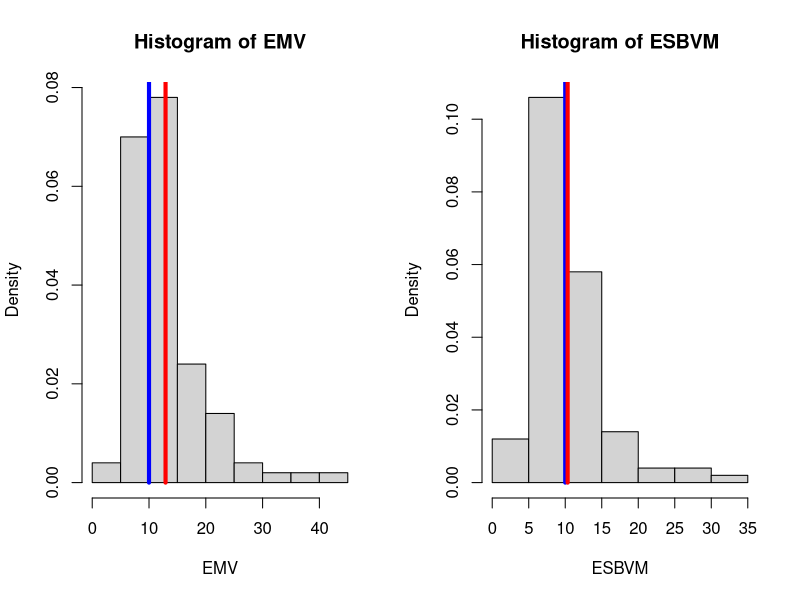
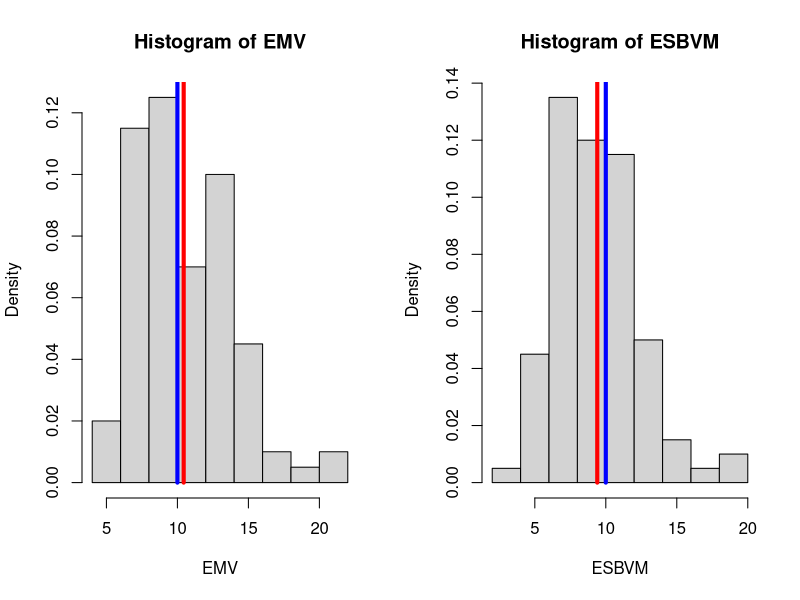
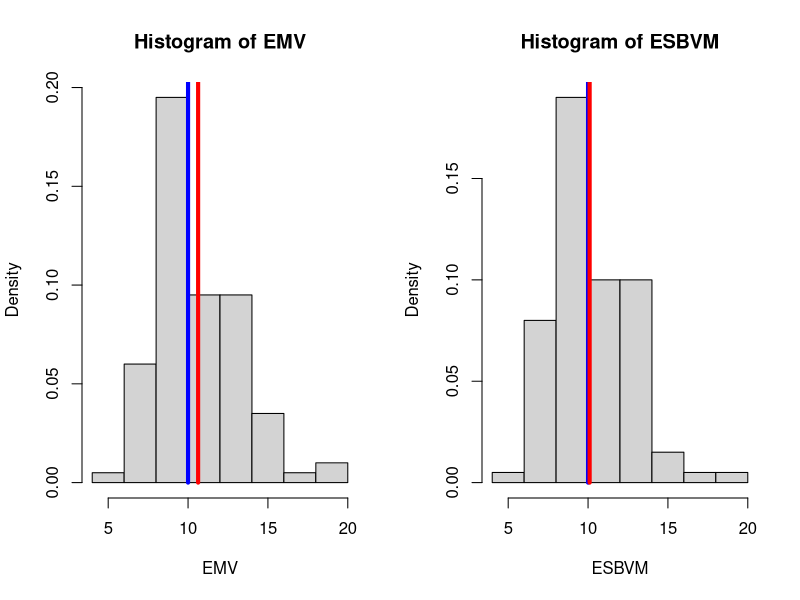
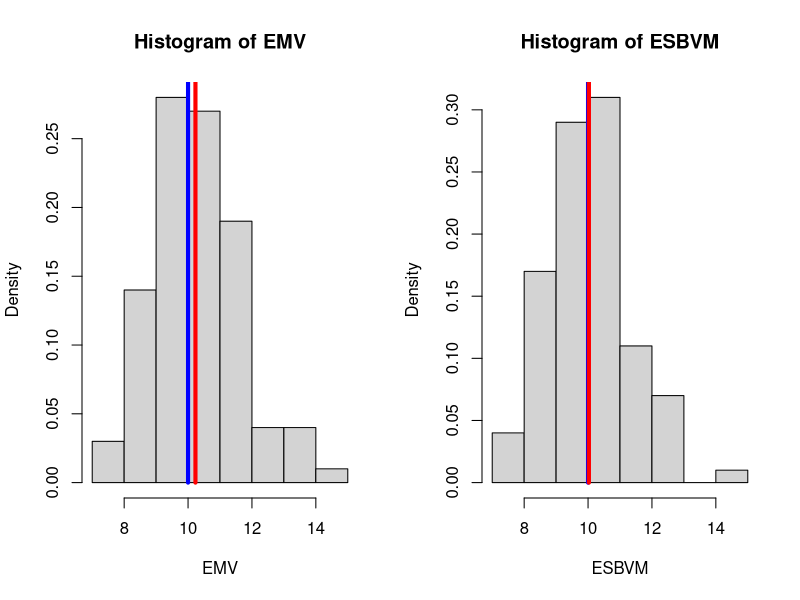
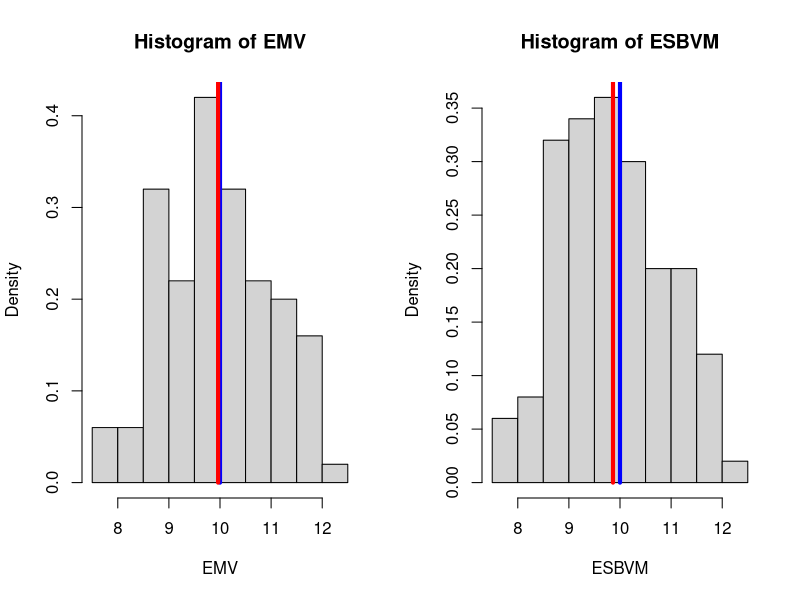
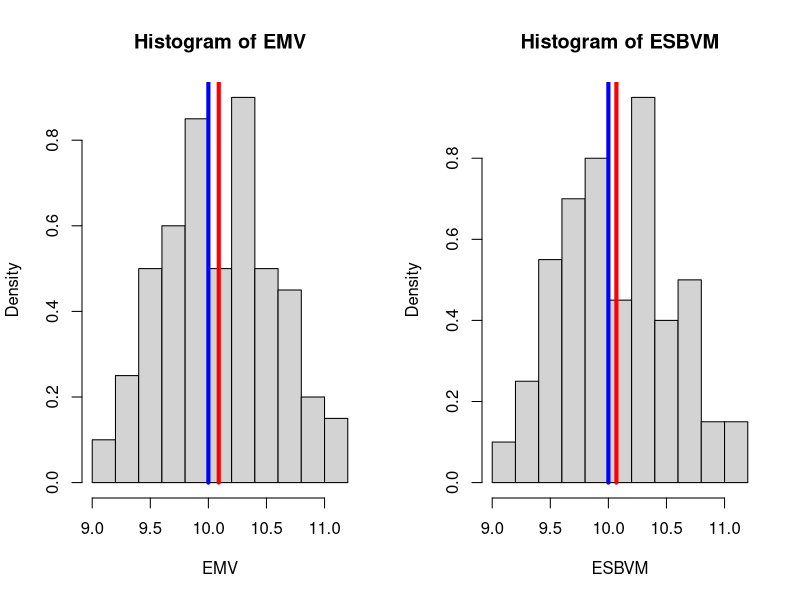

Recreate these plots in R, in order.
# Principes et Méthodes Statistiques
# Fiche 4 - Exercice 1

# Création du vecteur des données des ampoules

ampoules<-c(91.6, 35.7,251.3, 24.3, 5.4, 67.3, 170.9, 9.5, 118.4, 57.1)
n<-length(ampoules)

# EMV et EMM de lambda

lambdaMV<-1/mean(ampoules)
lambdaMV

# ESBVM de lambda

lambdaest<-(n-1)/sum(ampoules)
lambdaest

# Intervalle de confiance bilatéral de seuil alpha pour lambda

alpha<-0.5
qchisq(alpha/2,2*n)/(2*sum(ampoules))
qchisq(1-alpha/2,2*n)/(2*sum(ampoules))

alpha<-0.1
qchisq(alpha/2,2*n)/(2*sum(ampoules))
qchisq(1-alpha/2,2*n)/(2*sum(ampoules))

alpha<-0.05
qchisq(alpha/2,2*n)/(2*sum(ampoules))
qchisq(1-alpha/2,2*n)/(2*sum(ampoules))

alpha<-0.01
qchisq(alpha/2,2*n)/(2*sum(ampoules))
qchisq(1-alpha/2,2*n)/(2*sum(ampoules))


# Vérification du taux de couverture de l'IC bilatéral

IntConfExp<-function(m,n,alpha,lambda)
{
prop<-0
for (i in 1:m)
{
ech<-rexp(n,lambda)
if ((qchisq(alpha/2,2*n)/(2*sum(ech)) < lambda)
 & (lambda < qchisq(1-alpha/2,2*n)/(2*sum(ech)))) prop<-prop+1
}
cat("Proportion d'intervalles contenant le paramétre", prop/m,?"\n")
}

IntConfExp(1000,50,0.5,10)
IntConfExp(1000,50,0.1,10)
IntConfExp(1000,50,0.05,10)
IntConfExp(1000,50,0.01,10)


# Estimation du biais des estimateurs

BiaisExp<-function(m,n,lambda)
{
EMV<-rep(0,m)
ESBVM<-rep(0,m)
for (i in 1:m)
{
x<-rexp(n,lambda)
EMV[i]<- 1/mean(x)
ESBVM[i]<- (n-1)*EMV[i]/n
}
par(mfcol=c(1,2))
hist(EMV,prob=T)
lines(c(lambda,lambda),c(0,10),col="blue",lwd=4)
lines(c(mean(EMV),mean(EMV)),c(0,10),col="red",lwd=4)
hist(ESBVM,prob=T)
lines(c(lambda,lambda),c(0,10),col="blue",lwd=4)
lines(c(mean(ESBVM),mean(ESBVM)),c(0,10),col="red",lwd=4)
cat("Moyenne des biais de l'EMV", mean(EMV-lambda),"\n")
cat("Moyenne des biais de l'ESBVM", mean(ESBVM-lambda),"\n")
}

BiaisExp(100,5,10)
BiaisExp(100,10,10)
BiaisExp(100,20,10)
BiaisExp(100,50,10)
BiaisExp(100,100,10)
BiaisExp(100,500,10)


# Estimation de l'erreur quadratique moyenne des estimateurs

EQMExp<-function(m,n,lambda)
{
EMV<-rep(0,m)
ESBVM<-rep(0,m)
for (i in 1:m)
{
x<-rexp(n,lambda)
EMV[i]<- 1/mean(x)
ESBVM[i]<- (n-1)*EMV[i]/n
}
cat("Moyenne des EQM de l'EMV", mean((EMV-lambda)^2),"\n")
cat("Moyenne des EQM de l'ESBVM", mean((ESBVM-lambda)^2),"\n")
}

EQMExp(100,5,10)
EQMExp(100,10,10)
EQMExp(100,20,10)
EQMExp(100,50,10)
EQMExp(100,100,10)
EQMExp(100,500,10)



